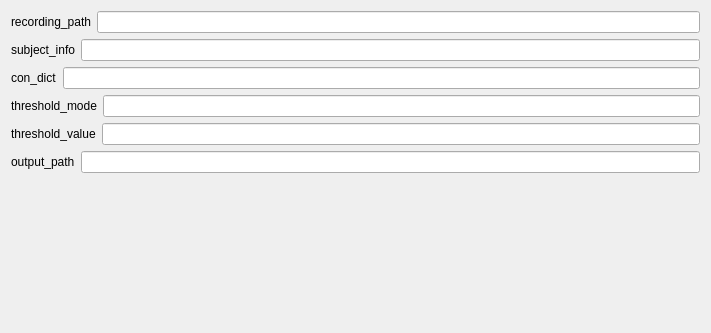
<?xml version="1.0" encoding="UTF-8"?>
<ui version="4.0">
 <class>NetworkPropertiesSettingsView</class>
 <widget class="QWidget" name="NetworkPropertiesSettingsView">
  <property name="styleSheet">
   <string notr="true">font: 12pt &quot;Roboto&quot;;</string>
  </property>
  <property name="geometry">
   <rect>
    <x>0</x>
    <y>0</y>
    <width>711</width>
    <height>333</height>
   </rect>
  </property>
  <property name="windowTitle">
   <string>Form</string>
  </property>
  <layout class="QVBoxLayout" name="verticalLayout">
   <item>
    <layout class="QHBoxLayout" name="recording_path_horizontalLayout">
     <item>
      <widget class="QLabel" name="recording_path_label">
       <property name="text">
        <string>recording_path</string>
       </property>
      </widget>
     </item>
     <item>
      <widget class="QLineEdit" name="recording_path_lineedit"/>
     </item>
    </layout>
   </item><item>
    <layout class="QHBoxLayout" name="subject_info_horizontalLayout">
     <item>
      <widget class="QLabel" name="subject_info_label">
       <property name="text">
        <string>subject_info</string>
       </property>
      </widget>
     </item>
     <item>
      <widget class="QLineEdit" name="subject_info_lineedit"/>
     </item>
    </layout>
   </item><item>
    <layout class="QHBoxLayout" name="con_dict_horizontalLayout">
     <item>
      <widget class="QLabel" name="con_dict_label">
       <property name="text">
        <string>con_dict</string>
       </property>
      </widget>
     </item>
     <item>
      <widget class="QLineEdit" name="con_dict_lineedit"/>
     </item>
    </layout>
   </item><item>
    <layout class="QHBoxLayout" name="threshold_mode_horizontalLayout">
     <item>
      <widget class="QLabel" name="threshold_mode_label">
       <property name="text">
        <string>threshold_mode</string>
       </property>
      </widget>
     </item>
     <item>
      <widget class="QLineEdit" name="threshold_mode_lineedit"/>
     </item>
    </layout>
   </item><item>
    <layout class="QHBoxLayout" name="threshold_value_horizontalLayout">
     <item>
      <widget class="QLabel" name="threshold_value_label">
       <property name="text">
        <string>threshold_value</string>
       </property>
      </widget>
     </item>
     <item>
      <widget class="QLineEdit" name="threshold_value_lineedit"/>
     </item>
    </layout>
   </item><item>
    <layout class="QHBoxLayout" name="output_path_horizontalLayout">
     <item>
      <widget class="QLabel" name="output_path_label">
       <property name="text">
        <string>output_path</string>
       </property>
      </widget>
     </item>
     <item>
      <widget class="QLineEdit" name="output_path_lineedit"/>
     </item>
    </layout>
   </item>
   <item>
    <spacer name="verticalSpacer">
     <property name="orientation">
      <enum>Qt::Vertical</enum>
     </property>
     <property name="sizeHint" stdset="0">
      <size>
       <width>20</width>
       <height>40</height>
      </size>
     </property>
    </spacer>
   </item>
  </layout>
 </widget>
 <resources>
  <include location="../../../../snooz-toolbox/src/main/python/ui/themes/themes.qrc"/>
 </resources>
 <connections/>
 </ui>
